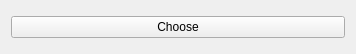
<?xml version="1.0" encoding="UTF-8"?>
<ui version="4.0">
 <class>Widget</class>
 <widget class="QWidget" name="Widget">
  <property name="geometry">
   <rect>
    <x>0</x>
    <y>0</y>
    <width>356</width>
    <height>54</height>
   </rect>
  </property>
  <property name="windowTitle">
   <string>Widget</string>
  </property>
  <layout class="QVBoxLayout" name="verticalLayout">
   <item>
    <widget class="QPushButton" name="chooseButton">
     <property name="text">
      <string>Choose</string>
     </property>
    </widget>
   </item>
  </layout>
 </widget>
 <resources/>
 <connections/>
</ui>
